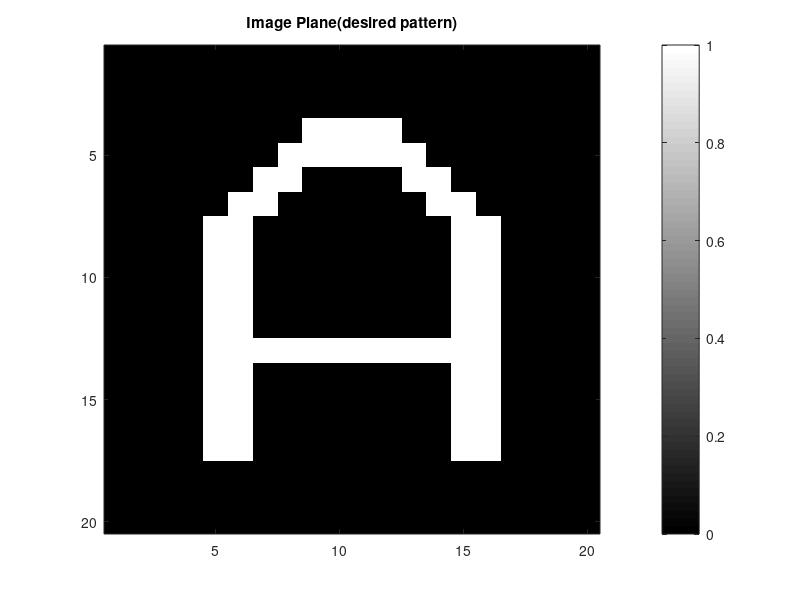

Reproduce this figure in MATLAB. (Note: this script raises an error after producing the figure.)
clc;
clear all;
close all;

global lambda k AmpImage N M dW z;

% Data of Amplitude on the Image Plane
%20 by 20 lasers
AmpImage = [0 0 0 0 0 0 0 0 0 0 0 0 0 0 0 0 0 0 0 0
        0 0 0 0 0 0 0 0 0 0 0 0 0 0 0 0 0 0 0 0
        0 0 0 0 0 0 0 0 0 0 0 0 0 0 0 0 0 0 0 0
        0 0 0 0 0 0 0 0 1 1 1 1 0 0 0 0 0 0 0 0
        0 0 0 0 0 0 0 1 1 1 1 1 1 0 0 0 0 0 0 0
        0 0 0 0 0 0 1 1 0 0 0 0 1 1 0 0 0 0 0 0
        0 0 0 0 0 1 1 0 0 0 0 0 0 1 1 0 0 0 0 0
        0 0 0 0 1 1 0 0 0 0 0 0 0 0 1 1 0 0 0 0
        0 0 0 0 1 1 0 0 0 0 0 0 0 0 1 1 0 0 0 0
        0 0 0 0 1 1 0 0 0 0 0 0 0 0 1 1 0 0 0 0
        0 0 0 0 1 1 0 0 0 0 0 0 0 0 1 1 0 0 0 0
        0 0 0 0 1 1 0 0 0 0 0 0 0 0 1 1 0 0 0 0
        0 0 0 0 1 1 1 1 1 1 1 1 1 1 1 1 0 0 0 0
        0 0 0 0 1 1 0 0 0 0 0 0 0 0 1 1 0 0 0 0
        0 0 0 0 1 1 0 0 0 0 0 0 0 0 1 1 0 0 0 0
        0 0 0 0 1 1 0 0 0 0 0 0 0 0 1 1 0 0 0 0
        0 0 0 0 1 1 0 0 0 0 0 0 0 0 1 1 0 0 0 0
        0 0 0 0 0 0 0 0 0 0 0 0 0 0 0 0 0 0 0 0
        0 0 0 0 0 0 0 0 0 0 0 0 0 0 0 0 0 0 0 0
        0 0 0 0 0 0 0 0 0 0 0 0 0 0 0 0 0 0 0 0

        ];

PhaseImage = (rand(20, 20) - 0.5);
% AmpImage = AmpImage .* exp(1i * PhaseImage);
figure;
imagesc(abs(AmpImage));
colormap gray
colorbar
title('Image Plane(desired pattern)')

dW = 20e-6; %Spacing between elements
z = 50e-6; % Distance of Image plane from the resonator plane

lambda = 1.550e-6;
k = 2 * pi / lambda;
[N, M] = size(AmpImage); % Image plane discretization size
E_Sample = zeros(N, M); % initial an array to store sample image for calculation

E_Sample = supperposition(E_Sample);

E_Sample = normalize(E_Sample);

figure;
imagesc(abs(E_Sample), [0 1]);
colormap jet
colorbar
title('Sample Plane Amplitude')

figure;
imagesc(angle(E_Sample));
colormap jet
colorbar
title('Sample Plane Phase')

E_Sample_Intensity = (abs(E_Sample)).^2;
E_Sample_Intensity = Binarize(E_Sample_Intensity);
figure;
imagesc(E_Sample_Intensity);
colormap jet
colorbar
title('Sample Plane Intensity')

E_Sample_Phase = quantizePhase(angle(E_Sample));
% E_Sample_Phase = (angle(E_Sample));
figure;
imagesc(E_Sample_Phase);
colormap jet;
colorbar;
title('Sample Plane Quantized Phase');

E_Sample_recovered = E_Sample_Intensity .* exp(-1i * E_Sample_Phase);
E_Image_recovered = supperposition(E_Sample_recovered);
E_Image_recovered = normalize(E_Image_recovered);
figure;
imagesc(abs(E_Image_recovered), [0.1 1]);
colormap jet;
colorbar;
title('Recovered Image Plane Intensity');

function E_Sample = supperposition(E_Sample)

    [M, N] = size(E_Sample);

    for ii = 1:M

        for jj = 1:N

            E_Sample = E_Sample + Green(ii, jj);
        end

    end

end

function quantizedPhase = quantizePhase(Array)

    [M, N] = size(Array);
    quantized = [-pi, -pi / 2, 0, pi / 2, pi]; % four level quantization

    for ii = 1:M

        for jj = 1:N
            [~, idx] = min(abs(quantized - Array(ii, jj)));
            Array(ii, jj) = quantized(idx);

        end

    end

    quantizedPhase = Array;
end

function BinarizedArray = Binarize(Array)

    [M, N] = size(Array);

    for ii = 1:M

        for jj = 1:N

            if (Array(ii, jj) >= 0.25)% half amplitude
                Array(ii, jj) = 1;
            else
                Array(ii, jj) = 0;
            end

        end

    end

    BinarizedArray = Array;

end

function E_Sample = Green(coordImageX, coordImageY)

    global lambda k AmpImage N M dW z;
    [N, M] = size(AmpImage);
    amplitude = AmpImage(coordImageX, coordImageY); % inversely solved electric field at the sample plane

    SamplePlane = zeros(N, M); % electric field at sample plane.

    [coordSampleX, coordSampleY] = meshgrid((1:N) * dW, (1:M) * dW);

    for ii = 1:N

        for jj = 1:M

            distance = (((coordImageX - ii) * dW)^2 + ((coordImageY - jj) * dW)^2 + z^2)^(-0.5);
            SamplePlane(ii, jj) = amplitude * distance * exp(1i * k * distance);

        end

    end

    E_Sample = SamplePlane;
end

function normalizedIntensity = normalize(Original)
    [M, N] = size(Original);
    Emax = max(max(abs(Original)));

    for ii = 1:M

        for jj = 1:N

            Original(ii, jj) = Original(ii, jj) / Emax;

        end

    end

    normalizedIntensity = Original;
end
